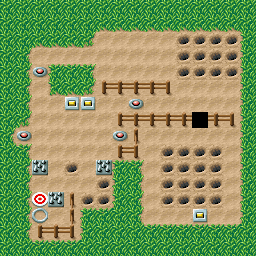

Rendered tile map (Tiled .tmx) drawn with the repository's tilesets; below, a short description and the map source with its tile grids summarised:
An orthogonal 16x16 tile map with 16x16 px tiles, 3 tile layers (Grass, Ground, Wall), 2 tilesets and 78 objects (32x Carrot, 3x Trap, 4_Rotate_1_1, 4_Rotate_1_2, 4_Rotate_1_4, ...).

<map version="1.10" tiledversion="1.10.2" orientation="orthogonal" renderorder="right-down" width="16" height="16" tilewidth="16" tileheight="16" infinite="0" nextlayerid="295" nextobjectid="1010">
 <properties>
  <property name="excalibur" type="bool" value="true" />
 </properties>
 <tileset firstgid="1" name="tileset" tilewidth="16" tileheight="16" tilecount="48" columns="8">
  <image source="1level.png" width="128" height="96" />
 </tileset>
 <tileset firstgid="49" name="tile_finish" tilewidth="16" tileheight="16" tilecount="4" columns="4">
  <image source="tile_finish.png" width="64" height="16" />
  <tile id="0">
   <animation>
    <frame tileid="0" duration="90" />
    <frame tileid="1" duration="90" />
    <frame tileid="2" duration="90" />
    <frame tileid="3" duration="90" />
   </animation>
  </tile>
 </tileset>
 <layer id="271" name="Grass" width="16" height="16">
  <data>[256 cells, 60 non-empty, 4 distinct tile ids]</data>
 </layer>
 <layer id="272" name="Ground" width="16" height="16">
  <data>[256 cells, 120 non-empty, 8 distinct tile ids]</data>
 </layer>
 <objectgroup id="274" name="Carrots">
  <object id="930" name="Carrot" gid="20" x="224" y="48" width="16" height="16">
   <properties>
    <property name="CollisionType" value="Passive" />
   </properties>
  </object>
  <object id="931" name="Carrot" gid="20" x="208" y="48" width="16" height="16">
   <properties>
    <property name="CollisionType" value="Passive" />
   </properties>
  </object>
  <object id="932" name="Carrot" gid="20" x="192" y="48" width="16" height="16">
   <properties>
    <property name="CollisionType" value="Passive" />
   </properties>
  </object>
  <object id="933" name="Carrot" gid="20" x="176" y="48" width="16" height="16">
   <properties>
    <property name="CollisionType" value="Passive" />
   </properties>
  </object>
  <object id="934" name="Carrot" gid="20" x="224" y="64" width="16" height="16">
   <properties>
    <property name="CollisionType" value="Passive" />
   </properties>
  </object>
  </objectgroup>
 <objectgroup id="275" name="Traps">
  <!-- 3 objects omitted --></objectgroup>
 <objectgroup id="276" name="4_Rotate">
  <properties>
   <property name="array" value="4_Rotate_1_1=1,4_Rotate_1_2=2,4_Rotate_1_3=3,4_Rotate_1_4=4" />
   <property name="coords" value="5x11" />
   <property name="excalibur" type="bool" value="true" />
   <property name="state" value="3" />
   <property name="x" value="5" />
   <property name="y" value="11" />
  </properties>
  <!-- 4 objects omitted --></objectgroup>
 <objectgroup id="277" name="4_Rotate">
  <properties>
   <property name="array" value="4_Rotate_2_1=1,4_Rotate_2_2=2,4_Rotate_2_3=3,4_Rotate_2_4=4" />
   <property name="coords" value="3x11" />
   <property name="excalibur" type="bool" value="true" />
   <property name="state" value="4" />
   <property name="x" value="3" />
   <property name="y" value="11" />
  </properties>
  <!-- 4 objects omitted --></objectgroup>
 <objectgroup id="278" name="4_Rotate">
  <properties>
   <property name="array" value="4_Rotate_3_1=1,4_Rotate_3_2=2,4_Rotate_3_3=3,4_Rotate_3_4=4" />
   <property name="coords" value="3x9" />
   <property name="excalibur" type="bool" value="true" />
   <property name="state" value="1" />
   <property name="x" value="3" />
   <property name="y" value="9" />
  </properties>
  <!-- 4 objects omitted --></objectgroup>
 <objectgroup id="279" name="4_Rotate">
  <properties>
   <property name="array" value="4_Rotate_4_1=1,4_Rotate_4_2=2,4_Rotate_4_3=3,4_Rotate_4_4=4" />
   <property name="coords" value="5x9" />
   <property name="excalibur" type="bool" value="true" />
   <property name="state" value="2" />
   <property name="x" value="5" />
   <property name="y" value="9" />
  </properties>
  <!-- 4 objects omitted --></objectgroup>
 <objectgroup id="280" name="2_Rotate">
  <properties>
   <property name="array" value="2_Rotate_1_Y=Y,2_Rotate_1_X=X" />
   <property name="coords" value="4x9" />
   <property name="excalibur" type="bool" value="true" />
   <property name="state" value="Y" />
   <property name="x" value="4" />
   <property name="y" value="9" />
  </properties>
  <!-- 2 objects omitted --></objectgroup>
 <objectgroup id="281" name="2_Rotate">
  <properties>
   <property name="array" value="2_Rotate_2_Y=Y,2_Rotate_2_X=X" />
   <property name="coords" value="5x10" />
   <property name="excalibur" type="bool" value="true" />
   <property name="state" value="Y" />
   <property name="x" value="5" />
   <property name="y" value="10" />
  </properties>
  <!-- 2 objects omitted --></objectgroup>
 <objectgroup id="283" name="2_Rotate">
  <properties>
   <property name="array" value="2_Rotate_3_Y=Y,2_Rotate_3_X=X" />
   <property name="coords" value="4x11" />
   <property name="excalibur" type="bool" value="true" />
   <property name="state" value="Y" />
   <property name="x" value="4" />
   <property name="y" value="11" />
  </properties>
  <!-- 2 objects omitted --></objectgroup>
 <objectgroup id="286" name="2_Rotate">
  <properties>
   <property name="array" value="2_Rotate_5_Y=Y,2_Rotate_5_X=X" />
   <property name="coords" value="2x5" />
   <property name="excalibur" type="bool" value="true" />
   <property name="state" value="Y" />
   <property name="x" value="2" />
   <property name="y" value="5" />
  </properties>
  <!-- 2 objects omitted --></objectgroup>
 <objectgroup id="287" name="2_Rotate">
  <properties>
   <property name="array" value="2_Rotate_6_Y=Y,2_Rotate_6_X=X" />
   <property name="coords" value="5x3" />
   <property name="excalibur" type="bool" value="true" />
   <property name="state" value="Y" />
   <property name="x" value="5" />
   <property name="y" value="3" />
  </properties>
  <!-- 2 objects omitted --></objectgroup>
 <objectgroup id="288" name="2_Rotate">
  <properties>
   <property name="array" value="2_Rotate_7_Y=Y,2_Rotate_7_X=X" />
   <property name="coords" value="7x6" />
   <property name="excalibur" type="bool" value="true" />
   <property name="state" value="Y" />
   <property name="x" value="7" />
   <property name="y" value="6" />
  </properties>
  <!-- 2 objects omitted --></objectgroup>
 <objectgroup id="289" name="2_Rotate">
  <properties>
   <property name="array" value="2_Rotate_8_Y=Y,2_Rotate_8_X=X" />
   <property name="coords" value="10x6" />
   <property name="excalibur" type="bool" value="true" />
   <property name="state" value="Y" />
   <property name="x" value="10" />
   <property name="y" value="6" />
  </properties>
  <!-- 2 objects omitted --></objectgroup>
 <objectgroup id="290" name="ConvertorButtons">
  <properties>
   <property name="array" value="ConvertorButton1=false,ConvertorButton2=false,ConvertorButton3=true" />
  </properties>
  <!-- 3 objects omitted --></objectgroup>
 <objectgroup id="291" name="RotateButtons">
  <properties>
   <property name="array" value="RotateButton1=false,RotateButton2=true,RotateButton3=true,RotateButton4=false" />
  </properties>
  <!-- 4 objects omitted --></objectgroup>
 <objectgroup id="292" name="Finish">
  <!-- 1 objects omitted --></objectgroup>
 <objectgroup id="293" name="Convertor">
  <!-- 2 objects omitted --></objectgroup>
 <objectgroup id="285" name="2_Rotate">
  <properties>
   <property name="array" value="2_Rotate_4_Y=Y,2_Rotate_4_X=X" />
   <property name="coords" value="3x10" />
   <property name="excalibur" type="bool" value="true" />
   <property name="state" value="Y" />
   <property name="x" value="3" />
   <property name="y" value="10" />
  </properties>
  <!-- 2 objects omitted --></objectgroup>
 <objectgroup id="282" name="Camera">
  <!-- 1 objects omitted --></objectgroup>
 <layer id="273" name="Wall" width="16" height="16">
  <data>[256 cells, 75 non-empty, 12 distinct tile ids]</data>
 </layer>
</map>
<!-- 73 of 78 objects omitted -->
